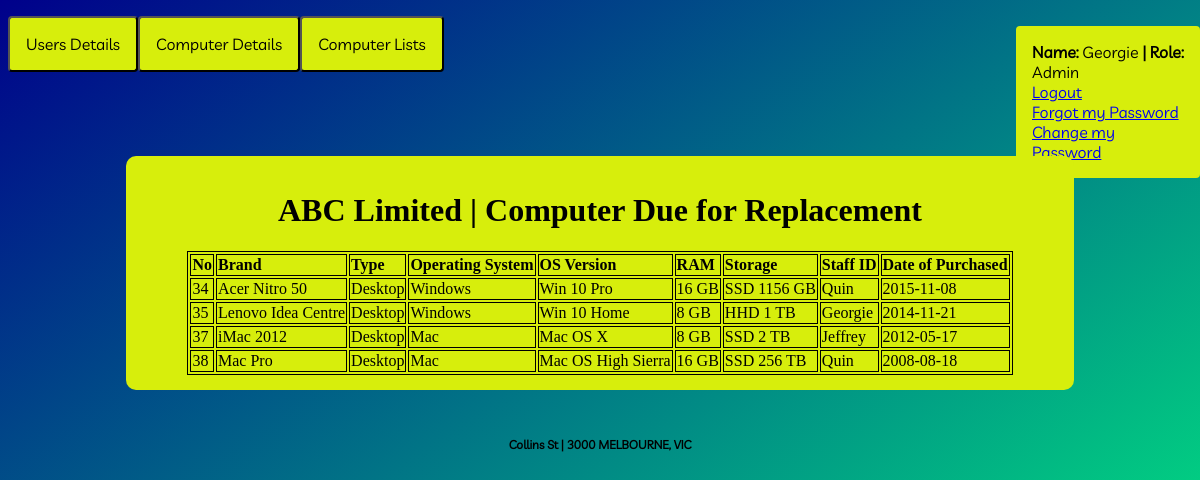
/main/compDueReplace.php (signed in), run on the app's committed database.
### tables this page shows
CREATE TABLE `ABC_CompTable` (
  `compNo` int(7) NOT NULL,
  `datePurchased` varchar(28) NOT NULL,
  `brand` varchar(64) NOT NULL,
  `compType` enum('Desktop','Laptop') NOT NULL,
  `os` enum('Windows','Mac') NOT NULL,
  `osVersion` varchar(28) NOT NULL,
  `ram` varchar(8) NOT NULL,
  `storage` varchar(16) NOT NULL,
  `staffName` varchar(12) NOT NULL
);

### main/compDueReplace.php (the view, shortened to what this page needs)
<?php
include("header.php");
?>
<div class="LoginStyle">
    <div class="StyleBox">
        <?php
        if(isset($_SESSION['status']) && $_SESSION['status'] == "valid"){
            echo "<h1>ABC Limited | Computer Due for Replacement</h1>";
		include "../includes/connect.php";
		try{
			$db = "SELECT * FROM `ABC_CompTable` WHERE `datePurchased` < (CURRENT_TIMESTAMP - INTERVAL 4 YEAR);";
			$reseltSet = $pdo->query($db);
		}
		catch(PDOException $ex){
			echo "Error!! Error!! Record could not be fetch!! Error!: ".$ex->getMessage();
            exit();
		}
		?>
		<table class="Table">
		    <tr>
                <th>No</th>
    	        <th>Brand</th>
    	        <th>Type</th>
		        <th>Operating System</th>
    	        <th>OS Version</th>
    	        <th>RAM</th>
                <th>Storage</th>
                <th>Staff ID</th>
                <th>Date of Purchased</th>
		    </tr>
		    <?php
		    foreach($reseltSet as $row){
                $no = $row['compNo'];
		    	$brand = $row['brand'];
		    	$compType = $row['compType'];
		    	$os = $row['os'];
		    	$osVersion = $row['osVersion'];
		    	$ram = $row['ram'];
                $storage = $row['storage'];
                $staffID = $row['staffName'];
                $doPurchase = $row['datePurchased'];
		    	echo"
                <tr>
                    <td>$no</td>
		    		<td>$brand</td>
		    		<td>$compType</td>
		    		<td>$os</td>
		    		<td>$osVersion</td>
		    		<td>$ram</td>
		    		<td>$storage</td>
		    		<td>$staffID</td>
		    		<td>$doPurchase</td>
		    	</tr>";
		    }?>
		</table>
        <?php }?>
    </div>
</div>
<?php include("footer.php")?>

### css/styles.css (style rules this page uses)
:root { --FontSize: 24px; --Font_Heading: AstuteRegular; --Font_Paragraph: LivvicRegular; --BorderLeft: 5px solid #00ff7f; --LetterSpace: 6px; --BackgroundColour: #d7ee0c; --BorderBottom: 2px solid #0ceeb5; --FontInputSize: 16px; }
html { height: 100%; background-image: linear-gradient(to bottom right, #00008b , #02ff80); background-repeat: no-repeat; background-size: cover; background-attachment: fixed; }
.LoginStyle { background-color: var(--BackgroundColour); border-radius: 10px 10px 10px 10px; position: relative; margin: 84px 10% 4% 10%; padding: 15px 15px 15px 15px; text-align: center; }
.Table, td, th { border: 1px solid #000000; text-align: left; margin-left:auto; margin-right:auto; }

### data on the page
abc_comptable: compNo "34", brand "Acer Nitro 50", compType "Desktop", os "Windows", osVersion "Win 10 Pro", ram "16 GB", storage "SSD 1156 GB", staffName "Quin", datePurchased "2015-11-08"
abc_comptable: compNo "35", brand "Lenovo Idea Centre", compType "Desktop", os "Windows", osVersion "Win 10 Home", ram "8 GB", storage "HHD 1 TB", staffName "Georgie", datePurchased "2014-11-21"
abc_comptable: compNo "37", brand "iMac 2012", compType "Desktop", os "Mac", osVersion "Mac OS X", ram "8 GB", storage "SSD 2 TB", staffName "Jeffrey", datePurchased "2012-05-17"
abc_comptable: compNo "38", brand "Mac Pro", compType "Desktop", os "Mac", osVersion "Mac OS High Sierra", ram "16 GB", storage "SSD 256 TB", staffName "Quin", datePurchased "2008-08-18"

### other printed values
$_SESSION['fName'] "Georgie"
$_SESSION['role'] "Admin"
